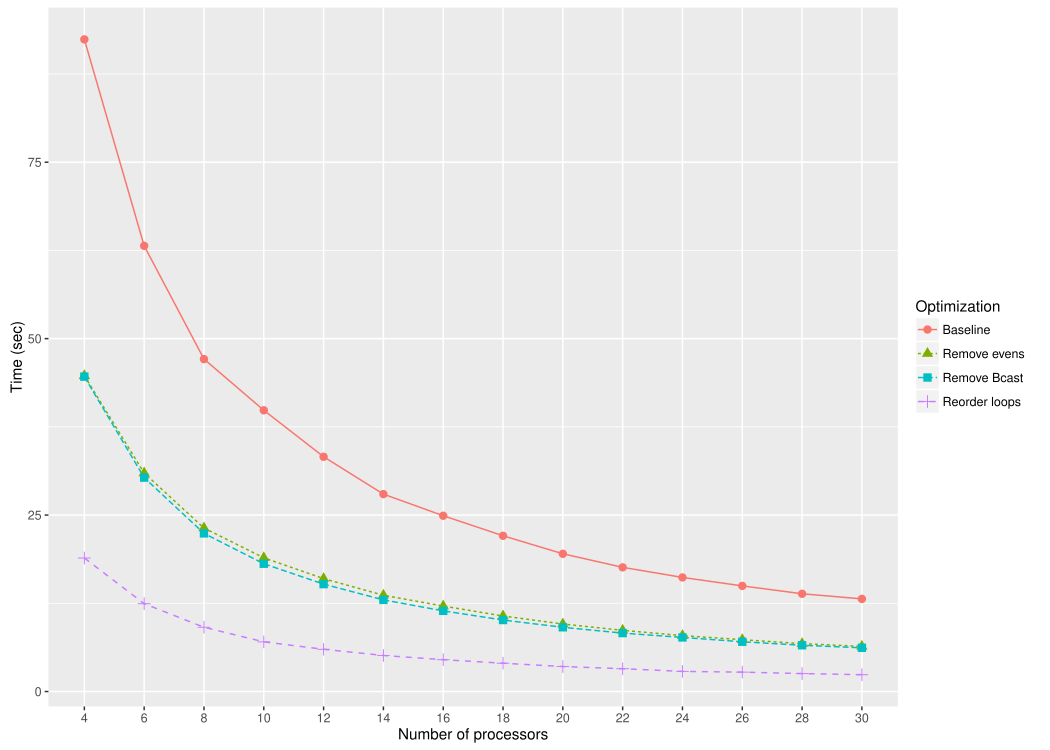

Reproduce this figure in R.
library(data.table)
library(ggplot2)
library(reshape)
library(xtable)

data <- read.csv("S_10P10_P10-30_01.csv", header = F)
data <- rbind(data, read.csv("S_10P10_P10-30_02.csv", header = F))
data <- rbind(data, read.csv("S_10P10_P10-30_03.csv", header = F))
data <- rbind(data, read.csv("S_10P10_P10-30_04.csv", header = F))
data <- rbind(data, read.csv("S_10P10_P10-30_05.csv", header = F))
data <- rbind(data, read.csv("S_10P10_P4-8_01.csv", header = F))
data <- rbind(data, read.csv("S_10P10_P4-8_02.csv", header = F))
data <- rbind(data, read.csv("S_10P10_P4-8_03.csv", header = F))
data <- rbind(data, read.csv("S_10P10_P4-8_04.csv", header = F))
data <- rbind(data, read.csv("S_10P10_P4-8_05.csv", header = F))
data <- data[,c(1,3,5)]
names(data) = c("S","Cores","Time")
data <- data.table(data)
data <- unique(data[, Time:=mean(Time), by=list(S, Cores)])

legend_title = "Optimization"
breaks = c("S0", "S1","S2","S3")
labels = c("Baseline", "Remove evens", "Remove Bcast", "Reorder loops")

g = ggplot(data=data, aes(x=factor(Cores), y=Time, group=S, colour=S, shape=S)) +
    geom_line(aes(linetype=S)) +
    geom_point(size=2.5) +
    labs(x="Number of processors", y="Time (sec)") +
    scale_colour_discrete(name = legend_title, breaks = breaks, labels = labels) +
    scale_shape_discrete(name = legend_title,  breaks = breaks, labels = labels) +
    scale_linetype_discrete(name = legend_title, breaks = breaks, labels = labels)

pdf("plot.pdf", width = 10.5, height = 7.5)
plot(g)
dev.off()

table = cast(data, Cores ~ S)
names(table) = c("Cores", labels)
table = xtable(table, caption = "Comparing the four versions of the Sieve of Erastosthenes.", label = "tab:table", align="cccccc")
addtorow <- list()
addtorow$pos <- list(0)
addtorow$command <- c(paste0("\\textbf{Number of} & \\multicolumn{4}{c}{\\textbf{", legend_title,"}} \\\\\n \\textbf{Cores} & \\textbf{", paste0(labels, collapse = "} & \\textbf{"), "} \\\\\n"))
print(table, include.rownames=F, add.to.row = addtorow, booktabs = T, include.colnames=F, file="tbl_table.tex")
